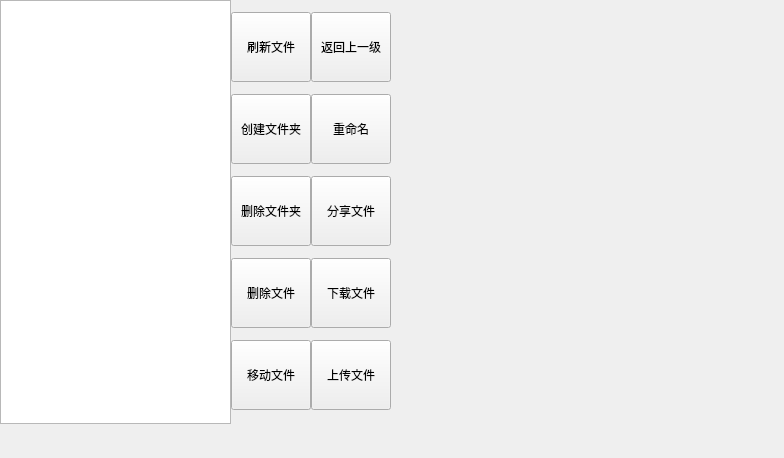
<?xml version="1.0" encoding="UTF-8"?>
<ui version="4.0">
 <class>File</class>
 <widget class="QWidget" name="File">
  <property name="geometry">
   <rect>
    <x>0</x>
    <y>0</y>
    <width>784</width>
    <height>458</height>
   </rect>
  </property>
  <property name="windowTitle">
   <string>Form</string>
  </property>
  <widget class="QWidget" name="layoutWidget">
   <property name="geometry">
    <rect>
     <x>0</x>
     <y>0</y>
     <width>391</width>
     <height>424</height>
    </rect>
   </property>
   <layout class="QHBoxLayout" name="horizontalLayout">
    <property name="spacing">
     <number>0</number>
    </property>
    <item>
     <widget class="QListWidget" name="listWidget"/>
    </item>
    <item>
     <layout class="QGridLayout" name="gridLayout">
      <property name="spacing">
       <number>0</number>
      </property>
      <item row="3" column="1">
       <widget class="QPushButton" name="installFile_PB">
        <property name="minimumSize">
         <size>
          <width>0</width>
          <height>70</height>
         </size>
        </property>
        <property name="text">
         <string>下载文件</string>
        </property>
       </widget>
      </item>
      <item row="4" column="1">
       <widget class="QPushButton" name="uploadFile_PB">
        <property name="minimumSize">
         <size>
          <width>0</width>
          <height>70</height>
         </size>
        </property>
        <property name="text">
         <string>上传文件</string>
        </property>
       </widget>
      </item>
      <item row="0" column="1">
       <widget class="QPushButton" name="return_PB">
        <property name="minimumSize">
         <size>
          <width>0</width>
          <height>70</height>
         </size>
        </property>
        <property name="text">
         <string>返回上一级</string>
        </property>
       </widget>
      </item>
      <item row="1" column="1">
       <widget class="QPushButton" name="reName_PB">
        <property name="minimumSize">
         <size>
          <width>0</width>
          <height>70</height>
         </size>
        </property>
        <property name="text">
         <string>重命名</string>
        </property>
       </widget>
      </item>
      <item row="1" column="0">
       <widget class="QPushButton" name="mkDir_PB">
        <property name="minimumSize">
         <size>
          <width>0</width>
          <height>70</height>
         </size>
        </property>
        <property name="text">
         <string>创建文件夹</string>
        </property>
       </widget>
      </item>
      <item row="2" column="1">
       <widget class="QPushButton" name="shareFile_PB">
        <property name="minimumSize">
         <size>
          <width>0</width>
          <height>70</height>
         </size>
        </property>
        <property name="text">
         <string>分享文件</string>
        </property>
       </widget>
      </item>
      <item row="0" column="0">
       <widget class="QPushButton" name="flushFile_PB">
        <property name="minimumSize">
         <size>
          <width>0</width>
          <height>70</height>
         </size>
        </property>
        <property name="text">
         <string>刷新文件</string>
        </property>
       </widget>
      </item>
      <item row="4" column="0">
       <widget class="QPushButton" name="moveFile_PB">
        <property name="minimumSize">
         <size>
          <width>0</width>
          <height>70</height>
         </size>
        </property>
        <property name="text">
         <string>移动文件</string>
        </property>
       </widget>
      </item>
      <item row="3" column="0">
       <widget class="QPushButton" name="delFile_PB">
        <property name="minimumSize">
         <size>
          <width>0</width>
          <height>70</height>
         </size>
        </property>
        <property name="text">
         <string>删除文件</string>
        </property>
       </widget>
      </item>
      <item row="2" column="0">
       <widget class="QPushButton" name="delDir_PB">
        <property name="minimumSize">
         <size>
          <width>0</width>
          <height>70</height>
         </size>
        </property>
        <property name="text">
         <string>删除文件夹</string>
        </property>
       </widget>
      </item>
     </layout>
    </item>
   </layout>
  </widget>
 </widget>
 <resources/>
 <connections/>
</ui>
